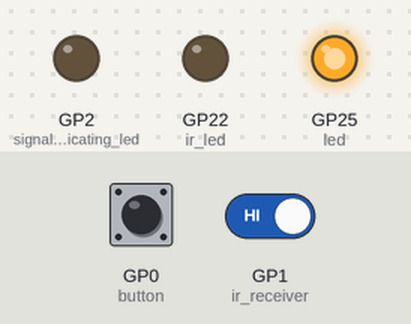
Bench run of a program on a simulated Raspberry Pi Pico running MicroPython. On the bench: output pins drawn as LEDs (lit = HIGH). The test bench sets the inputs (shaded band); at power-on: GP0 (button) LOW, GP1 (ir_receiver) HIGH. Threads take turns every 2 ms.

Above: at 1.2 s.
1.3 s: GP0 (button) pulled HIGH for 0.15 s
At 1.37 s:
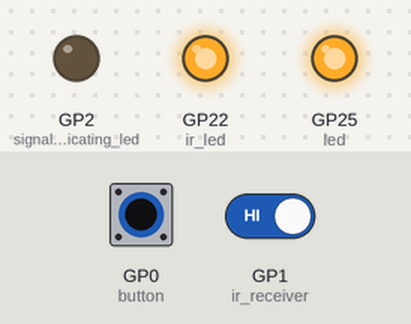
2.9 s: GP1 (ir_receiver) driven LOW
At 4.1 s:
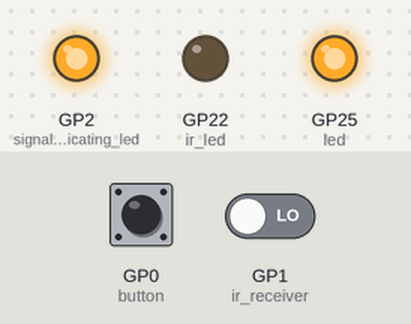
4.4 s: GP0 (button) pulled HIGH for 1 s
At 5.2 s:
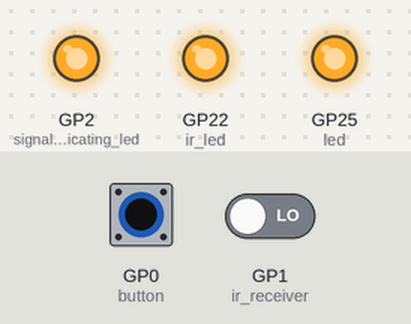
6.9 s: GP0 (button) pulled HIGH for 3.2 s
At 10.9 s:
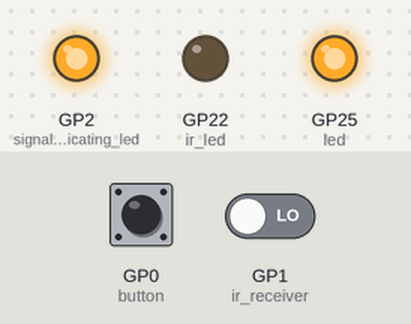
11.6 s: GP1 (ir_receiver) driven HIGH
At 12.0 s:
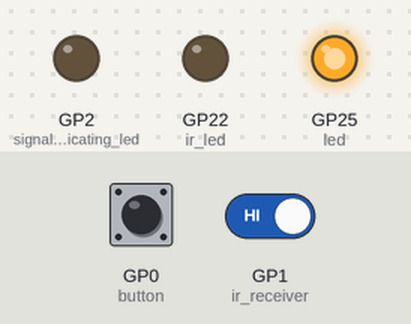
Timing chart, 0 to 14.1 s (numbered marks = the images above; inputs shaded):
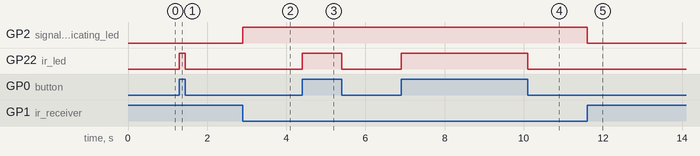

Measured:
- after the input at 1.3 s, GP22 (ir_led): LOW → HIGH at once, → LOW 0.15 s later
- after the input at 2.9 s, GP2 (signal_indicating_led): LOW → HIGH at once
- after the input at 4.4 s, GP22 (ir_led): LOW → HIGH at once, → LOW 1.0 s later
- after the input at 6.9 s, GP22 (ir_led): LOW → HIGH at once, → LOW 3.2 s later
- after the input at 11.6 s, GP2 (signal_indicating_led): HIGH → LOW at once

The program:

ir_transmission_with_multithreading.py
```python
## Ir transmission with multithreading, transmitting triggered by button, recieveing indicated by LED
import rp2
from machine import Pin
from time import sleep_ms
import _thread

# Bind and set up pins
led = Pin(25, Pin.OUT)													# Onboard LED just to indicate that board works
led.value(1)
button = Pin(0, Pin.IN)													# Input to detect button push
ir_receiver = Pin(1, Pin.IN)											# Input of IR receiver
signal_indicating_led = Pin(2, Pin.OUT)									# LED which indicates recieving IR signal
ir_led = Pin(22, Pin.OUT)												# IR led/transmitter

# Define function which will be done by core0
def core0_thread():
    while True:
        button_value = button.value()
        if button_value != 0:
            ir_led.value(1)
        else:
            ir_led.value(0)
        sleep_ms(1)

# Define function which will be done by core1
def core1_thread():
    while True:
        ir_receiver_value = ir_receiver.value()
        if ir_receiver_value != 1:
            signal_indicating_led.value(1)
        else:
            signal_indicating_led.value(0)
        sleep_ms(1)

# Starts new (second) thread and assign function which will be done by second core
second_thread = _thread.start_new_thread(core1_thread, ())

# Initialize function/thread, which will be done by first core
core0_thread()

# Please note, the order of threads/core_code must be as above, core1 first, core0 second
```
